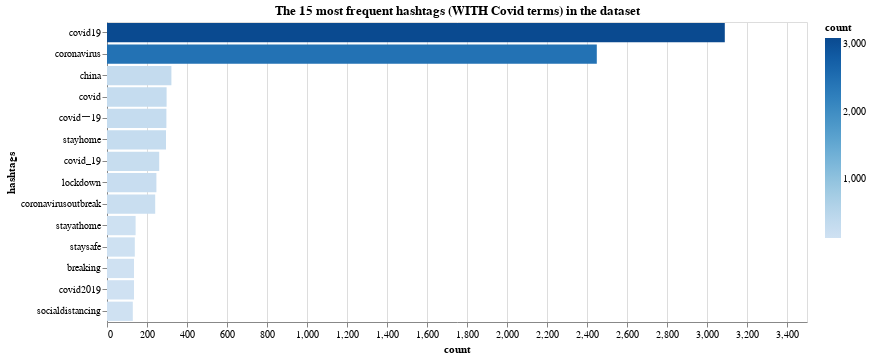

Here is the notebook cell this chart was saved with:
### Markdown cell above
We have calculated the frequency distribution, displayed in the form of a bar chart showing the 15 most frequent hashtags within the dataset:

### Code cell
#fdist_covid = dict(nltk.FreqDist(cmt_list_covid))
#fdist_sorted = dict(sorted(fdist_covid.items(), key=lambda item: item[1], reverse=True))
#print(fdist_sorted)
#out = dict(itertools.islice(fdist_sorted.items(), 15))
out = dict(nltk.FreqDist(cmt_list_covid))

df = pd.DataFrame.from_dict(out, orient='index').reset_index()
df = df.rename(columns={'index':'hashtags', 0:'count'})
alt.data_transformers.disable_max_rows()
char = alt.Chart(
    df
).mark_bar().encode(
    x=alt.X('count:Q'),
    y=alt.Y('hashtags:N',sort='-x'),
    color=alt.Color('count:Q',scale=alt.Scale(scheme="blues"))
).transform_window(
    rank='rank(count)',
    sort=[alt.SortField('count', order='descending')]
).transform_filter(
    (alt.datum.rank < 15)
).properties(width=700, height=300, title = "The 15 most frequent hashtags (WITH Covid terms) in the dataset")

char

### Figure 1 — Vega-Lite specification as saved in the notebook (floating-point values rounded to 4 significant figures; data arrays with more than 128 entries replaced by an {"elided": "..."} marker saying what was removed)
{"config": {"view": {"continuousWidth": 400, "continuousHeight": 300}}, "data": {"name": "data-41d173840fff4da413b27cdf03c2f66d"}, "mark": "bar", "encoding": {"color": {"type": "quantitative", "field": "count", "scale": {"scheme": "blues"}}, "x": {"type": "quantitative", "field": "count"}, "y": {"type": "nominal", "field": "hashtags", "sort": "-x"}}, "height": 300, "title": "The 15 most frequent hashtags (WITH Covid terms) in the dataset", "transform": [{"window": [{"op": "rank", "field": "count", "as": "rank"}], "sort": [{"field": "count", "order": "descending"}]}, {"filter": "(datum.rank < 15)"}], "width": 700, "$schema": "https://vega.github.io/schema/vega-lite/v4.8.1.json", "datasets": {"data-41d173840fff4da413b27cdf03c2f66d": {"elided": "19727 records"}}}
